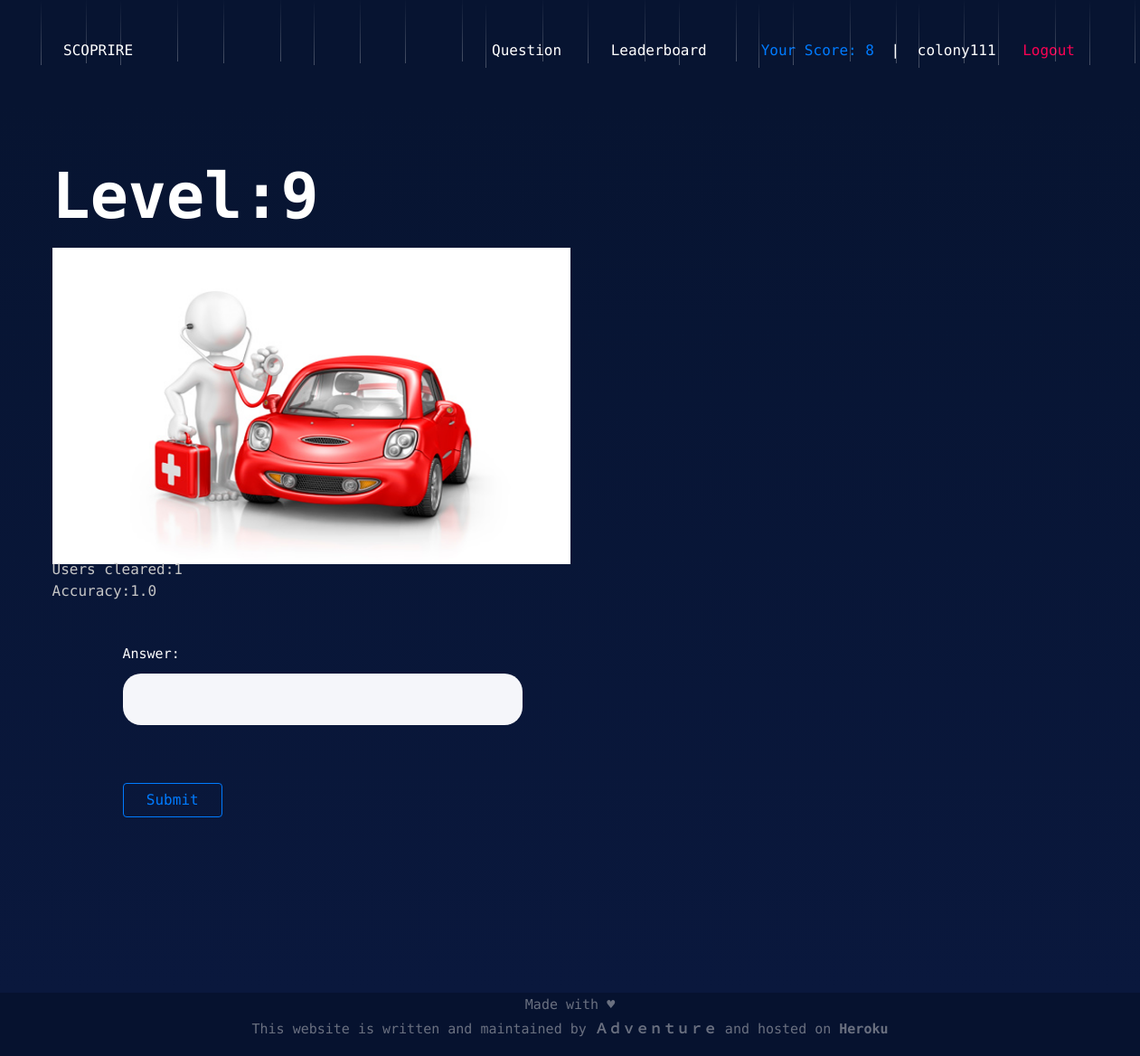
/question/ (signed in), run on the app's committed database.
### treasurehunt/models.py (models this page shows, shortened)
class level(models.Model):
    l_number = models.IntegerField()
    numuser = models.IntegerField(default=0)
    accuracy = models.FloatField(default=0)
    wrong = models.IntegerField(default=0)

### treasurehunt/views.py (the view)
# urls.py: path('question/', views.question, name="question"),
@login_required
def question(request):
    question_fixed = [
        '0', '1', '2', '3', '4', '5', '6',
        '7', '8', '9', '10',
        '11', '12', '13','14','15','16','17','18','19','20','21','22','23','24','25','26','27','28','29'  ]
    current_user = request.user
    sc = models.Score.objects.get(user__exact=current_user)
    ans_fixed = models.AnswerChecker.objects.get(index__exact=sc.score)
    level = models.level.objects.get(l_number=sc.score+1)
    if sc.score == 10:
        return render(request, 'treasurehunt/hunt_win.html',{'score':sc.score})
    else:
        if request.method == 'POST':
            question_form = forms.Answer(data=request.POST)
            if question_form.is_valid():
                ans = question_form.cleaned_data['answer']
                if ans.lower() == ans_fixed.ans_value():
                    sc.score = sc.score + 1
                    sc.timestamp = datetime.datetime.now()
                    sc.save()
                    level.numuser = level.numuser + 1
                    level.accuracy = round(level.numuser/(float(level.numuser + level.wrong)),2)
                    level.save()
                    anslog='Level: '+str(sc.score+1) +' user: '+str(current_user)+' answer: '+str(ans)
                    print(colored(anslog,'green'))
                    return render(request, 'treasurehunt/level_transition.html',{'score':sc.score})
                else:
                    level.wrong=level.wrong+1
                    level.save()
                    anslog='Level: '+str(sc.score+1) +' user: '+str(current_user)+' answer: '+str(ans)
                    print(colored(anslog,'red'))
                    return render(request, 'treasurehunt/level_fail.html',{'score':sc.score})
            else:
                return render(
                    request, 'treasurehunt/question.html', {
                        'question_form': question_form,
                        'score': sc.score,
                        'question_fixed': question_fixed[sc.score],
                        'level':level
                    })
        else:
            question_form = forms.Answer()
        return render(
            request, 'treasurehunt/question.html', {
                'question_form': question_form,
                'score': sc.score,
                'question_fixed': question_fixed[sc.score],
                'level':level
            })

### treasurehunt/forms.py
class Answer(forms.ModelForm):
    answer = forms.CharField()
    class Meta():
        model = models.Answer
        fields = ('answer', )

### treasurehunt/templates/treasurehunt/question.html (shortened to what this page needs)
{% extends "treasurehunt/base.html" %}
{% load static %}
{% block content %}
<br><br><br><br><br>
	<div class="container-fluid">
		<div class="row">
			<div class="col-lg-6 p-0">
					<strong><h2>Level:{{level.l_number}} </h2></strong>
					<img src="{% static 'images/'%}{{question_fixed}}.png" type="image/png" width="600px" height="350px" alt="">
						<span>Users cleared:{{level.numuser}}</span><br><br>
						<span>Accuracy:{{level.accuracy}}</span>
					<div class="contact-warp">
						<form class="contact-from" method="POST" enctype="multipart/form-data">
							{{question_form.as_p}}
						</form>
						<input class="col-md-3 btn btn-outline-primary" type="submit" value="Submit">
				    </div>
			</div>
		</div>
	</div>
{% endblock content %}

### treasurehunt/templates/treasurehunt/base.html (shortened to what this page needs)
<!DOCTYPE html>
{% load pwa %}
{% load static%}
<html lang="zxx">
<head>
    <link rel="stylesheet" href="{% static 'styles/bootstrap.min.css' %}" />
    <link rel="stylesheet" href="https://stackpath.bootstrapcdn.com/font-awesome/4.7.0/css/font-awesome.min.css" />
    <link rel="stylesheet" href="{% static 'styles/owl.carousel.min.css' %}" />
    <link rel="stylesheet" href="{% static 'styles/slicknav.min.css' %}" />
    <link rel="stylesheet" href="{% static 'styles/style.css' %}" />
</head>
<body>
    <header class="header-section clearfix">
        <a href="{% url 'treasurehunt:index' %}" class="site-logo">
            SCOPRIRE
        </a>
        <div class="header-right">
            {% if user.is_authenticated %}
            <a href="#" class="login">Your Score: {{score}}</a>
            {% else %}
            <a href="{% static 'files/Rules.pdf'%}" class="hr-btn">Rules</a>
            {% endif %}
            <span>|</span>
            <div class="user-panel">
                {% if user.is_authenticated %}
                <a href="#" class="login">{{user.username}}</a>
                <a href="{% url 'treasurehunt:logout' %}" class="register">Logout</a>
                {% else %}
                <a href="{% url 'treasurehunt:login' %}" class="login">Login</a>
                <a href="{% url 'treasurehunt:register' %}" class="register">Create an account</a>
                {% endif  %}
            </div>
        </div>
        <ul class="main-menu">
            <li><a href="{% url 'treasurehunt:question' %}">Question</a></li>
            <li><a href="{% url 'treasurehunt:leaderboard' %}">Leaderboard</a></li>
        </ul>
    </header>
    <section class="mazha back-row-toggle splat-toggle">
        <div class="rain front-row">ddddd</div>
        <section class="hero-section">
            <div class="hero-slider owl-carousel">
                <div class="hs-item">
                    <div class="container">
                        {% block content%} {% endblock content%}
                    </div>
                </div>
            </div>
        </section>
    </section>
    <footer class="footer">
        <center>
            <div class="center-block">
                <p>
                    Made with ♥ <br>
                        This website is written and maintained by <strong>Ａｄｖｅｎｔｕｒｅ</strong> and hosted on
                        <strong>Heroku</strong>
                </p>
            </div>
        </center>
    </footer>
</body>
</html>

### treasurehunt/static/styles/style.css (style rules this page uses)
.mazha { height: 100%; margin: 0; overflow: hidden; background: linear-gradient(to bottom, #071431, #0a183d); }
.rain { position: absolute; left: 0; width: 100%; height: 10%; z-index: 2; }
.splat-toggle { top: 20px; }
.back-row-toggle { top: 90px; line-height: 12px; padding-top: 14px; }
body { height: 100%; background-color:#06122f; color: #c6c6c6; font-family: 'Roboto Mono', monospace; overflow: scroll }
h1, h2, h3, h4, h5, h6 { margin: 0; color: #fff; font-weight: 600; line-height: 1; }
h2 { font-size: 36px; }
p { font-size: 15px; color: #6a7080; line-height: 1.8; font-weight: 500; }
img { max-width: 100%; }
ul, ol { padding: 0; margin: 0; }
.header-section { padding-left: 55px; padding-right: 72px; background: #071431; }
.site-logo { display: inline-block; padding: 0; padding: 44px 15px; color: #fff; }
.header-right { float: right; padding: 44px 0; margin-left: 130px; }
.header-right .user-panel { display: inline-block; }
.header-right .user-panel a { font-size: 16px; color: #ffffff; margin: 0 10px; }
.header-right .user-panel .register { color: #fc0254; margin-right: 0; }
.header-right span { color: #fff; display: inline-block; padding-left: 9px; }
.main-menu { list-style: none; float: right; }
.main-menu li { display: inline-block; position: relative; }
.main-menu li a { display: block; font-size: 16px; color: #ffffff; padding: 44px 10px; margin-left: 60px; }
.main-menu li:first-child a { margin-left: 0; }
.hero-section { overflow: hidden; }
.hs-item { padding-bottom: 90px; display: -webkit-box; display: -ms-flexbox; display: flex; -webkit-box-align: center; -ms-flex-align: center; align-items: center; }
.hs-item h2 { color: #fff; font-size: 70px; margin-bottom: 25px; line-height: 0.9; position: relative; top: 50px; opacity: 0; }
.hs-item p { color: #ffffff; opacity: 0.6; margin-bottom: 50px; position: relative; top: 50px; opacity: 0; }
.owl-item.active .hs-item img, .owl-item.active .hs-item h2, .owl-item.active .hs-item p, .owl-item.active .hs-item .site-btn, .owl-item.active .hs-item .site-btn.sb-c2 { top: 0; opacity: 1; }
.owl-item.active .hs-item img { -webkit-transition: all 0.5s ease 0.2s; transition: all 0.5s ease 0.2s; }
.owl-item.active .hs-item h2 { -webkit-transition: all 0.5s ease 0.4s; transition: all 0.5s ease 0.4s; }
.owl-item.active .hs-item p { -webkit-transition: all 0.5s ease 0.6s; transition: all 0.5s ease 0.6s; }
.contact-warp { padding: 10px 53px 104px 78px; }
.contact-warp p { padding-top: 40px; margin-bottom: 50px; }
.contact-from input, .contact-from textarea { width: 100%; height: 57px; padding: 0 38px; border: none; border-radius: 20px; font-size: 14px; font-weight: 500; margin-bottom: 14px; color: #6a7080; background: #f5f6fa; }
@media (min-width: 1200px) { .container { max-width: 1176px; } }
@media only screen and (min-width: 1200px) and (max-width: 1360px) { .header-right { margin-left: 50px; } }
@media only screen and (min-width: 1200px) and (max-width: 1360px) { .main-menu li a { margin-left: 25px; } }

### data on the page
level: l_number "9", numuser "1", accuracy "1.0"

### other printed values
{{ score }} "8"
{{ user.username }} "colony111"
